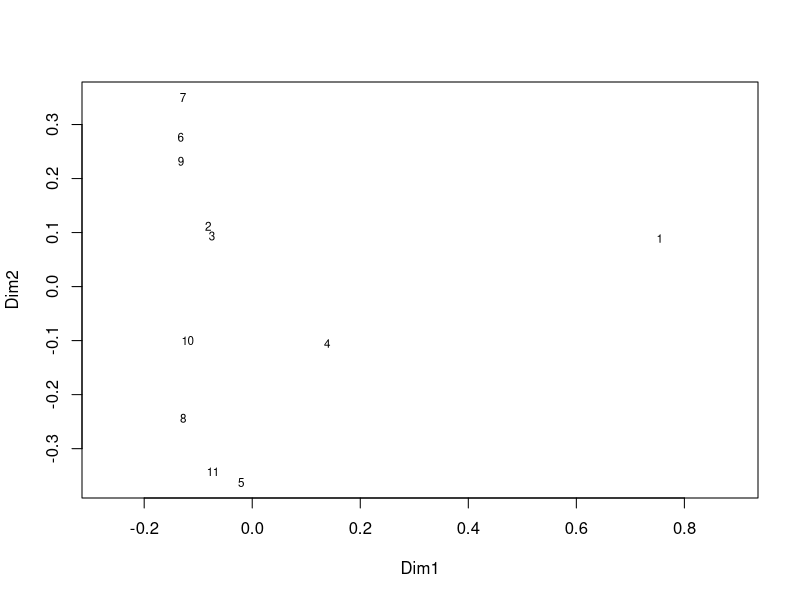
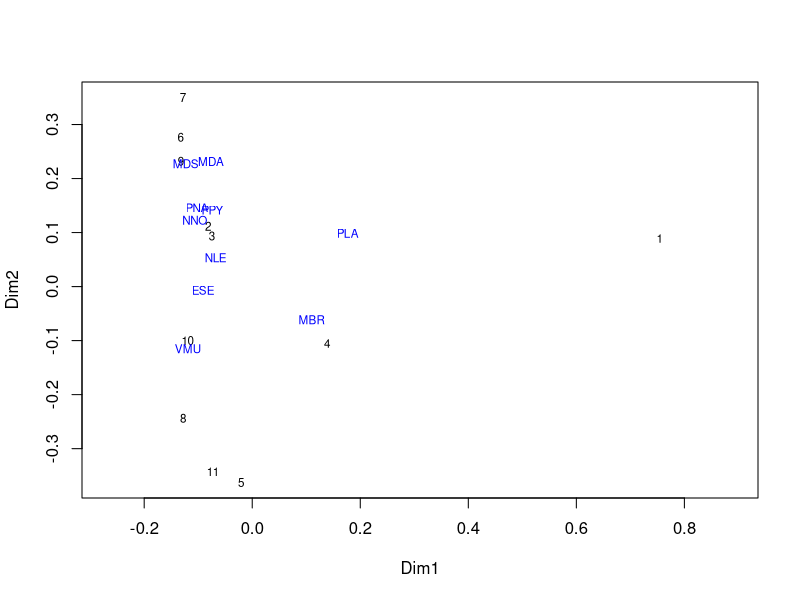
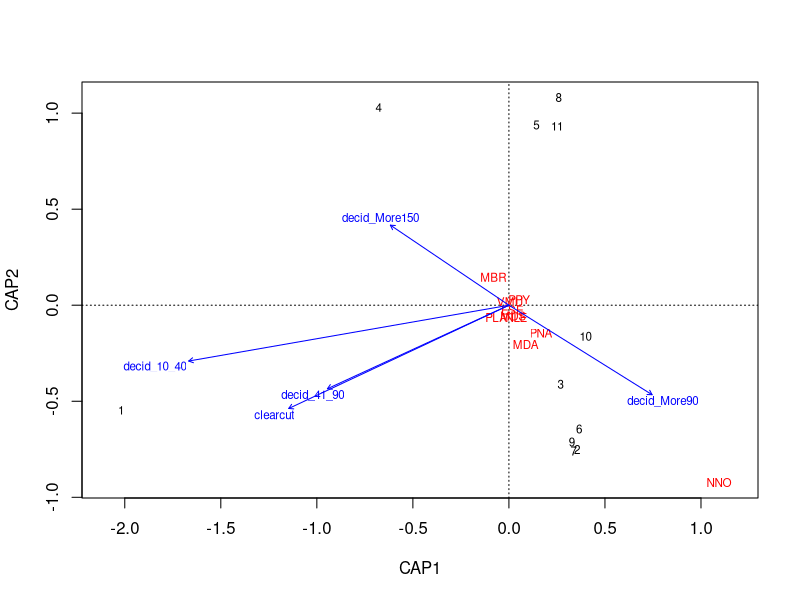

Source code (R) for these figures, in order:
## ---- chunk 1
knitr::opts_chunk$set(echo = FALSE)
library(tidyverse)
library(vegan)
## ---- chunk 2
dat <- read.csv(file = here::here('data', 'PlotLevel_16112021.csv'))

str(dat)
## ---- chunk 3
com <- subset(dat, select = c(MDA, MBR, MDS, NNO, NLE, ESE, PNA, PPY, VMU, PLA)) # PKU,  NLA removed

## ---- chunk 4
BC_matrix <- vegdist(com, method = 'bray')
BC_matrix


bat_pcoa <- cmdscale(BC_matrix, eig= TRUE)
bat_pcoa
## ---- chunk 5
ordiplot(bat_pcoa, display = 'sites', type = 'text')

## add species
bat_spec <- wascores(x = bat_pcoa$points, w = com)
ordiplot(bat_pcoa, display = 'sites', type = 'text')
text(bat_spec, labels = rownames(bat_spec), col = 'blue', cex = 0.7)
## ---- chunk 6
env_plot <- subset(dat, select = c(clearcut, decid_10_40, decid_41_90,  
                                   decid_More90, decid_More150))
## ---- chunk 7
dbRDA_bats <- capscale(com ~., env_plot, distance = 'bray', sqrt.dist = TRUE)  ## we use square root of bray-Curtis dissimilarity, to make it metric (otherwise negative eigenvalues result)
dbRDA_bats
summary(dbRDA_bats)
## ---- chunk 8
plot(dbRDA_bats, scaling = 2)
## ---- chunk 9
anova(dbRDA_bats, step = 1000)

## for each axis and term
anova(dbRDA_bats, by ='axis', step = 1000)
anova(dbRDA_bats, by = 'term', step = 1000)
anova(dbRDA_bats, by = 'margin', step = 1000)
